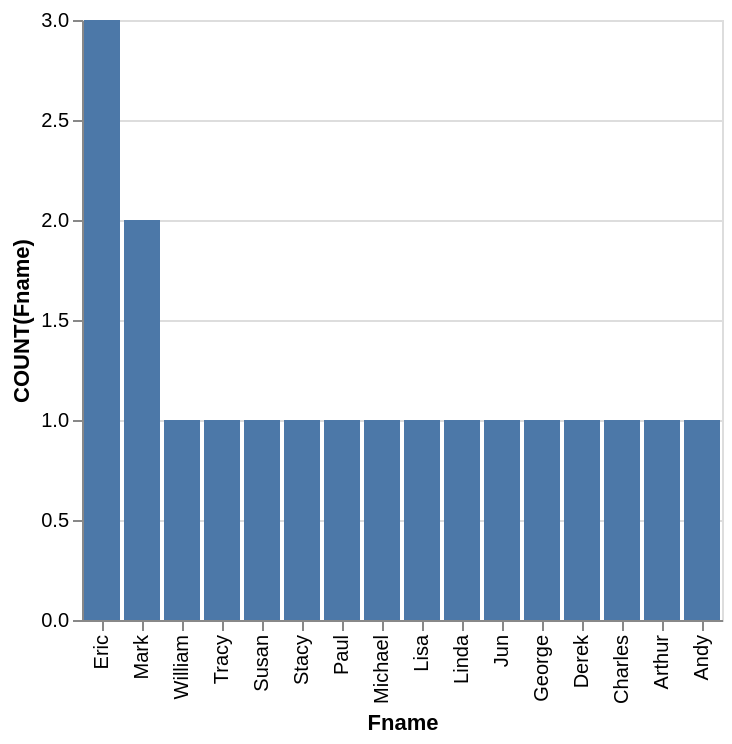

Write the Vega-Lite specification saved for this chart.
### Vega-Lite specification from a JSON file in a GitHub repository (floating-point values rounded to 4 significant figures)
{"data": {"values": [{"x_data": "Eric", "y_data": 3}, {"x_data": "Mark", "y_data": 2}, {"x_data": "William", "y_data": 1}, {"x_data": "Tracy", "y_data": 1}, {"x_data": "Susan", "y_data": 1}, {"x_data": "Stacy", "y_data": 1}, {"x_data": "Paul", "y_data": 1}, {"x_data": "Michael", "y_data": 1}, {"x_data": "Lisa", "y_data": 1}, {"x_data": "Linda", "y_data": 1}, {"x_data": "Jun", "y_data": 1}, {"x_data": "George", "y_data": 1}, {"x_data": "Derek", "y_data": 1}, {"x_data": "Charles", "y_data": 1}, {"x_data": "Arthur", "y_data": 1}, {"x_data": "Andy", "y_data": 1}]}, "mark": "bar", "encoding": {"x": {"field": "x_data", "type": "nominal", "title": "Fname", "sort": {"op": "sum", "field": "y_data", "order": "descending"}}, "y": {"field": "y_data", "type": "quantitative", "title": "COUNT(Fname)"}}}
